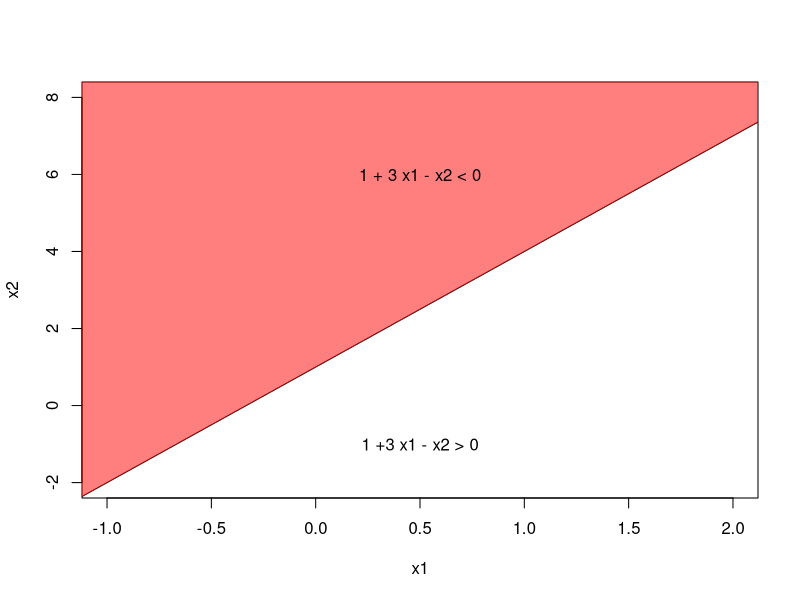
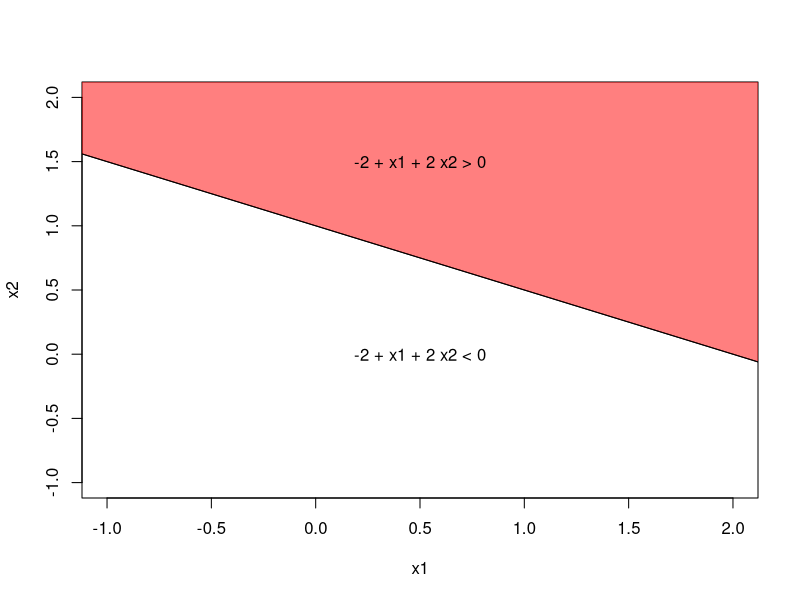
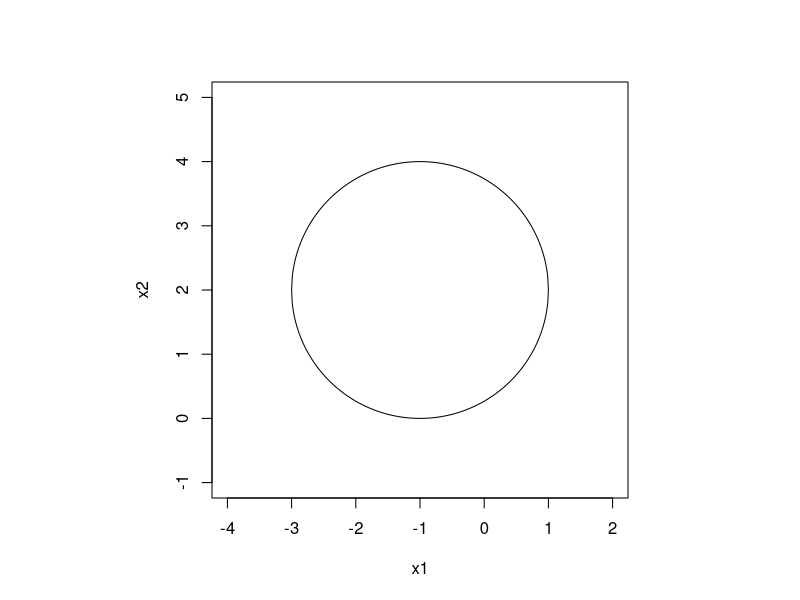
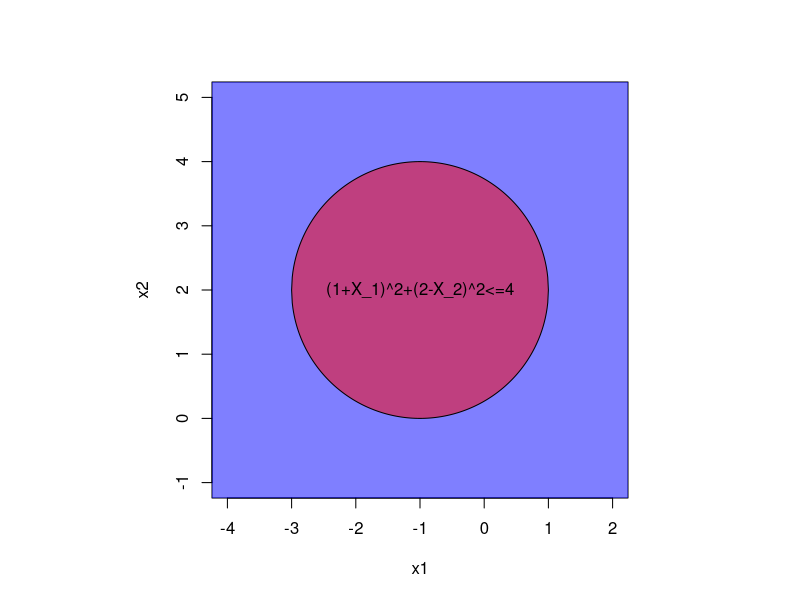
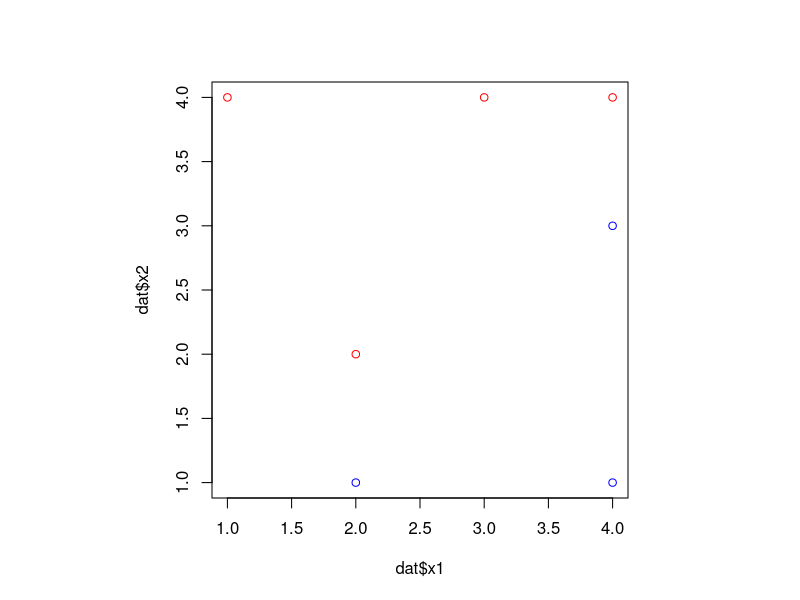
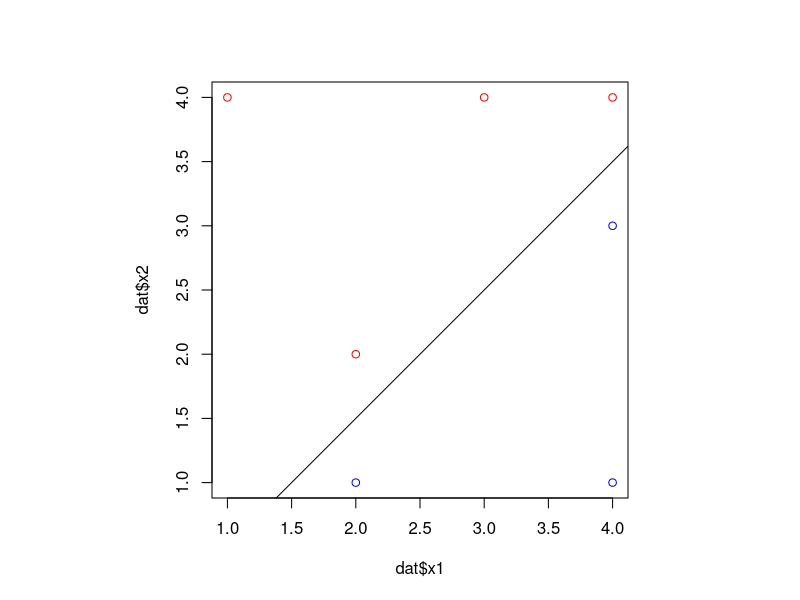
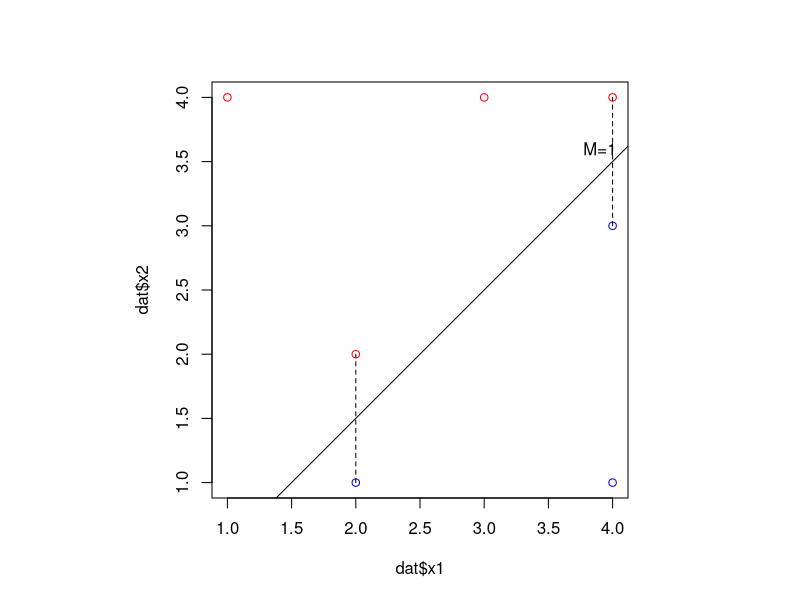
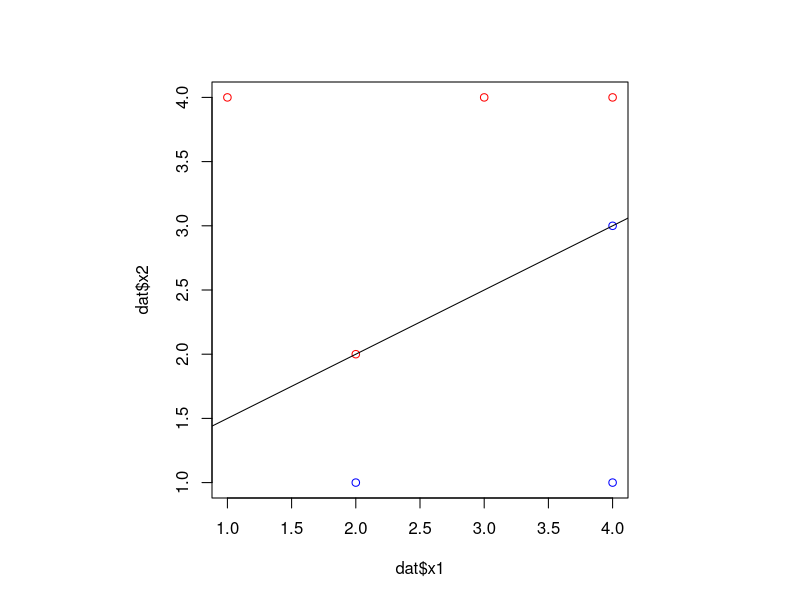

Reproduce these figures in R, in order.
## ---- chunk 1
    x1<-seq(-2,3,by=.01)
    x2 <- 1+3*x1
    plot(x1,x2,type="l",xlim=c(-1,2),ylim=c(-2,8))
    polygon(x=c(-2,-2,3,3),y=c(x2[1],10,10,x2[length(x2)]),density=NA,col=rgb(1,0,0,.5))
    text(x=.5,y=6,"1 + 3 x1 - x2 < 0")
    text(x=.5,y=-1,"1 +3 x1 - x2 > 0")
## ---- chunk 2
    x2 <- 1 - .5*x1
    plot(x1,x2,type="l",xlim=c(-1,2),ylim=c(-1,2))
    polygon(x=c(-2,-2,3,3),y=c(x2[1],10,10,x2[length(x2)]),col=rgb(1,0,0,.5))
    text(x=.5,y=1.5,"-2 + x1 + 2 x2 > 0")
    text(x=.5,y=0,"-2 + x1 + 2 x2 < 0")
## ---- chunk 3
    par(pty="s") #set plot to be square so we don't distort the circle.
    plot(x=c(-4,2),y=c(-1,5),type="n",xlab="x1",ylab="x2")
    x<-seq(-3,1,by=.01)
    y <- sqrt(4-(x+1)^2)
    xrev <- x[length(x):1]
    yrev <- y[length(y):1]
    polygon(c(x,xrev),c(y+2,-yrev+2))
## ---- chunk 4
    xrev <- x[length(x):1]
    yrev <- y[length(y):1]
    par(pty="s") #set plot to be square so we don't distort the circle.
    plot(x=c(-4,2),y=c(-1,5),type="n",xlab="x1",ylab="x2")
    rect(-5,-5,10,10,col=rgb(0,0,1,.5)) #Outside the circle is blue for part c
    polygon(c(x,xrev),c(y+2,-yrev+2),col=rgb(1,0,0,.5))
    text(x=-1,y=2,"(1+X_1)^2+(2-X_2)^2<=4")
## ---- chunk 5
    dat<-data.frame(
      x1=c(3,2,4,1,2,4,4),
      x2=c(4,2,4,4,1,3,1),
      y =rep(c("red","blue"),length.out=7,each=4)
    )
    plot(dat$x1,dat$x2,col=as.character(dat$y))
## ---- chunk 6
    plot(dat$x1,dat$x2,col=as.character(dat$y))
    abline(-0.5,1)
## ---- chunk 7
    plot(dat$x1,dat$x2,col=as.character(dat$y))
    abline(-0.5,1)
    lines(c(2,2),c(1,2),lty=2)
    lines(c(4,4),c(3,4),lty=2)
    text(3.9,3.6,"M=1")
## ---- chunk 8
    plot(dat$x1,dat$x2,col=as.character(dat$y))
    abline(1,.5)
## ---- chunk 9
    dat2 <- rbind(dat,c(2,2.5,"blue"))
    with(dat2,plot(x1,x2,col=as.character(y)))
## ---- chunk 10
    x<-sort(rnorm(100,1,2))
    y<-rnorm(100)
    f <- function(x) 1.5*(x)*(x-1)*(x-3)
    labs<-factor(ifelse(y>f(x),"black","red"))
    plot(x,y,col=labs)
    lines(x,f(x))
## ---- chunk 11
    library(e1071)
    set.seed(1)
    train<-sample.int(100,80)
    dat <- data.frame(x,labs)
    (poly.tune<-tune(svm,labs~.,data=dat[train,],kernel="polynomial",ranges=list(d=1:5,cost=c(.001,.01,.1,1,10))))
## ---- chunk 12
    set.seed(1)
    (exp.tune <-tune(svm,labs~.,data=dat[train,],kernel="radial",ranges=list(gamma=c(.01,.05,.1,.5,1,5),cost=c(.001,.01,.1,10))))
## ---- chunk 13
    poly.mod <- svm(labs~.,data=dat[train,],kernel="polynomial",d=poly.tune$best.parameters$d,cost=poly.tune$best.parameters$cost)
    exp.mod <- svm(labs~.,data=dat[train,],kernel="radial",gamma=exp.tune$best.parameters$gamma,cost=exp.tune$best.parameters$cost)
    library(ROCR)
    rocplot=function(pred, truth, ...){
      predob = prediction(pred, truth)
      perf = performance(predob , "tpr", "fpr")
      plot(perf,...)
    }
    fitted=attributes(predict(poly.mod,dat[-train,],decision.values=T))$decision.values
    rocplot(-fitted,dat[-train,"labs"],main="Test Data") #for some reason, I have to make the 
    #fitted values negative for the ROC curve to display correctly.
    fitted=attributes(predict(exp.mod,dat[-train,],decision.values=T))$decision.values
    rocplot(-fitted,dat[-train,"labs"],add=T,col="red")
## ---- chunk 14
    poly.fit=predict(poly.mod,dat[-train,])
    table(poly.fit,dat[-train,]$labs)
## ---- chunk 15
    exp.fit=predict(poly.mod,dat[-train,])
    table(exp.fit,dat[-train,]$labs)
## ---- chunk 16
    set.seed(927)
    x1<-runif(500)-0.5
    x2<-runif(500)-0.5
    yn <- (x1^2-x2^2 > 0)*1
    y<-factor(yn)
    dat <- data.frame(y,x1,x2)
## ---- chunk 17
    plot(x1,x2,col=yn+1)
## ---- chunk 18
    log.mod <- glm(y ~ x1+x2,family=binomial,data=dat)
## ---- chunk 19
    y.pred<-predict(log.mod,type="response")
    y.pred<-1*(y.pred>.5)
    plot(x1,x2,col=y.pred+1)
## ---- chunk 20
    any(predict(log.mod,type="response")<.5)
## ---- chunk 21
    log.nl.mod <- glm(y ~ poly(x1,d=3)*poly(x2,d=3),family=binomial)
    summary(log.nl.mod)
## ---- chunk 22
    y.pred<-predict(log.nl.mod,type="response")
    y.pred<-1*(y.pred>.5)
    plot(x1,x2,col=y.pred+1)
## ---- chunk 23
    svm.lin.mod <- svm(y ~ x1 + x2, data=dat, kernel="linear")
    svm.lin.pred <- predict(svm.lin.mod)
    plot(x1,x2,col=svm.lin.pred)
## ---- chunk 24
    svm.mod <- svm(y ~ x1 + x2, data=dat, kernel="polynomial", d=3, cost=1)
    svm.pred <- predict(svm.mod)
    plot(x1,x2,col=svm.pred)
## ---- chunk 25
    svm.mod <- svm(y ~ x1 + x2, data=dat, kernel="radial", cost=1)
    svm.pred <- predict(svm.mod)
    plot(x1,x2,col=svm.pred)
## ---- chunk 26
    svm.trn.mod <- svm(y~poly(x1,d=2)*poly(x2,d=2),data=dat,kernel="linear")
    svm.trn.pred <- predict(svm.trn.mod)
    plot(x1,x2,col=svm.trn.pred)
## ---- chunk 27
    set.seed(927)
    n<-50
    x<-matrix(runif(n*2),ncol=2)
    y<-factor(x[,2]>x[,1])
    dat<-data.frame(x,y)
    costs <- 10^(seq(-3,3,by=.5))
    res<-tune(svm,y~X1+X2,data=dat,kernel="linear",ranges=list(cost=costs))
    summary(res)
## ---- chunk 28
    set.seed(1)
    best.cost <- res$best.parameters$cost
    test.x <- matrix(runif(10*n*2),ncol=2)
    test.y<-factor(test.x[,2]>test.x[,1])
    test.dat<-data.frame(test.x,y=test.y)
    cost.performances <- double(length(costs))
    for(i in seq_along(costs))
    {
      c <- costs[i]
      svm.mod <- svm(y ~ X1 + X2, data=dat, kernel="linear",cost=c)
      pred.y <- predict(svm.mod,test.dat)
      cost.performances[i] <- mean(pred.y==test.y)
    }
    cbind(costs,cost.performances)
